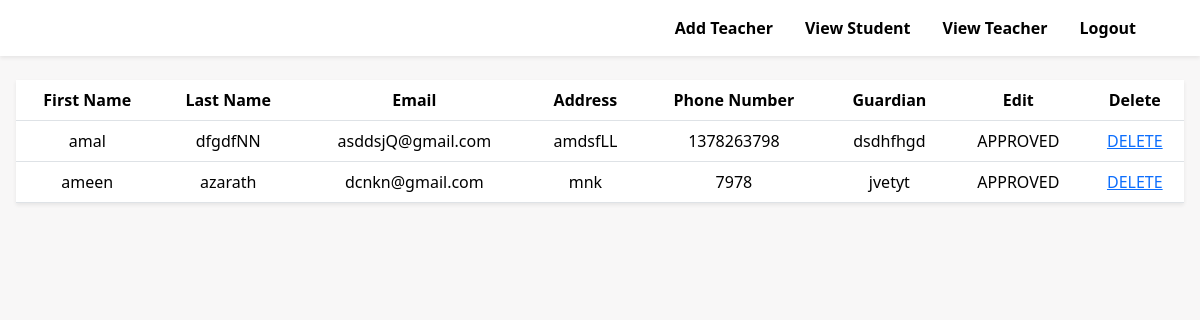
/adminviewstudent, run on an earlier commit of the app's database.
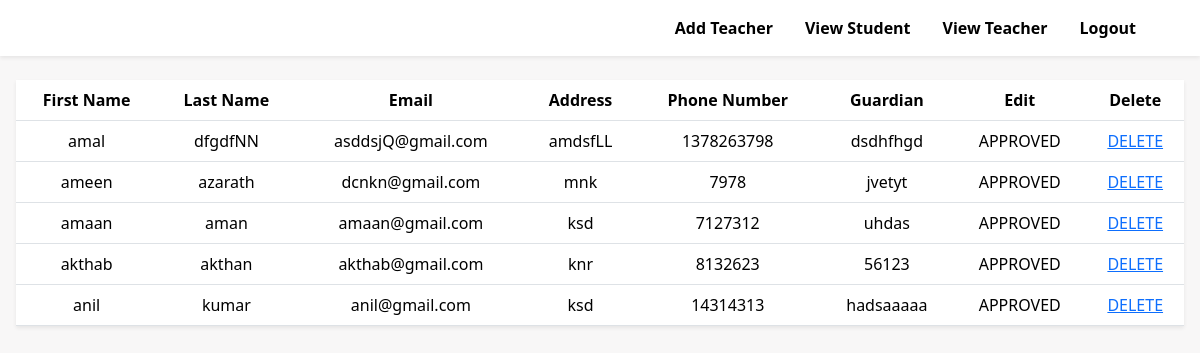
And on a later commit of the database.
### tables this page shows
CREATE TABLE student(student_id integer primary key autoincrement,firstname text, lastname text,email text,address text,phone_number int,guardian text,id int,foreign key (id) references user(id) on delete cascade);

### studentmanagement.py (the view)
@app.route("/adminviewstudent",methods=["get","post"])
def adminviewstudent():
    con=sqlite3.connect("student_management.db")
    cursor=con.cursor()
    con.row_factory=sqlite3.Row
    cursor.execute("select u.is_approved,s.firstname,s.lastname,s.email,s.address,s.phone_number,s.guardian,s.id from user u inner join student s where u.id=s.id")
    datas=cursor.fetchall()
    return render_template("adminviewstudent.html",data=datas)

### templates/adminviewstudent.html (shortened to what this page needs)
<!DOCTYPE html>
<html lang="en">
<head>
    <link rel="stylesheet" href="https://cdnjs.cloudflare.com/ajax/libs/bootstrap/5.3.3/css/bootstrap.min.css">
</head>
    <body style="background-color: rgb(248, 247, 247);">
        <nav class="navbar bg-white justify-content-end py-2 fixed-top shadow-sm pe-5">
            <ul class="nav">
                <li class="nav-item"><a href="/addteacher" class="nav-link  fw-bold ">Add Teacher</a></li>
                <li class="nav-item"><a href="/adminviewstudent" class="nav-link  fw-bold">View Student</a></li>
                <li class="nav-item"><a href="/adminviewteacher" class="nav-link  fw-bold">View Teacher</a></li>
                <li class="nav-item"><a href="/logout" class="nav-link  fw-bold">Logout</a></li>
            </ul>
        </nav>
        <div class="px-3">
            <table class="table shadow-sm">
                <tr>
                    <th>First Name</th>
                    <th>Last Name</th>
                    <th>Email</th>
                    <th>Address</th>
                    <th>Phone Number</th>
                    <th>Guardian</th>
                    <th>Edit</th>
                    <th>Delete</th>
                </tr>
                {% for i in data %}
                <tr>
                    <td>{{i[1]}}</td>
                    <td>{{i[2]}}</td>
                    <td>{{i[3]}}</td>
                    <td>{{i[4]}}</td>
                    <td>{{i[5]}}</td>
                    <td>{{i[6]}}</td>
                    <td>{% if i[0] == 1 %}
                        APPROVED
                        {% else %}
                         <a href="approvestudent/{{i[7]}}">APPROVE</a>
                         {% endif %}
                     </td>
                    <td><a href="deletestudent/{{i[7]}}">DELETE</a></td>
                </tr>
                {% endfor %}
            </table>
        </div>
</body>
</html>

### templates/adminviewstudent.html (style rules this page uses)
table { width: 100%; margin-top: 80px; }
td,th { text-align: center; }
.nav-link { color: black; }

What changed in the data, as far as the page shows it:
added student: firstname "amaan", lastname "aman", email "amaan@gmail.com", address "ksd", phone_number "7127312", guardian "uhdas"
added student: firstname "akthab", lastname "akthan", email "akthab@gmail.com", address "knr", phone_number "8132623", guardian "56123"
added student: firstname "anil", lastname "kumar", email "anil@gmail.com", address "ksd", phone_number "14314313", guardian "hadsaaaaa"
